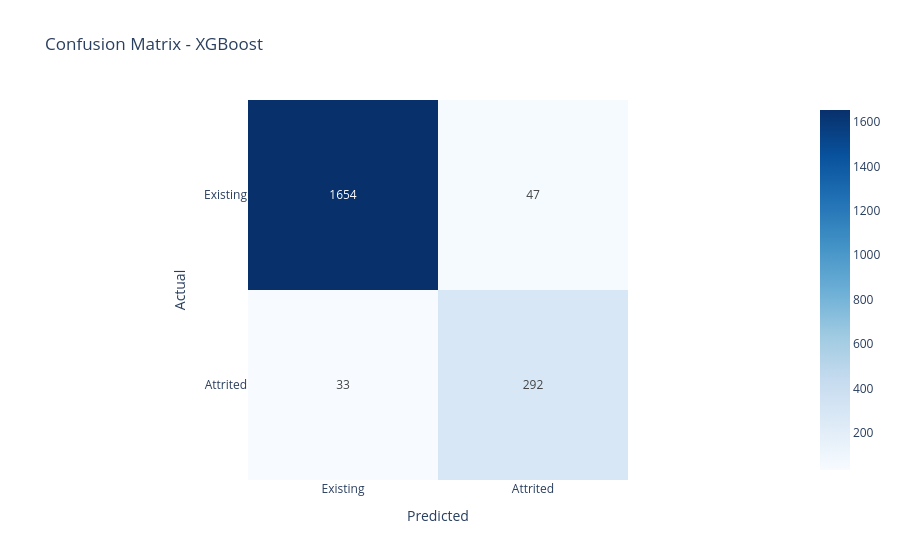

Notebook code for this chart:
### Code cell
best_model = models[best_model_name]
cm = confusion_matrix(y_test, best_model.predict(X_test))
fig = px.imshow(cm, text_auto=True, color_continuous_scale='Blues',
                labels=dict(x='Predicted', y='Actual'),
                x=['Existing','Attrited'], y=['Existing','Attrited'],
                template=TEMPLATE, title=f'Confusion Matrix - {best_model_name}')
fig.show()

### Figure 1 — Plotly figure (JSON) as saved in the notebook; plotly's stock layout.template omitted (floating-point values rounded to 4 significant figures)
{"data": [{"coloraxis": "coloraxis", "hovertemplate": "Predicted: %{x}<br>Actual: %{y}<br>color: %{z}<extra></extra>", "name": "0", "texttemplate": "%{z}", "type": "heatmap", "x": ["Existing", "Attrited"], "xaxis": "x", "y": ["Existing", "Attrited"], "yaxis": "y", "z": [[1654, 47], [33, 292]]}], "layout": {"coloraxis": {"autocolorscale": false, "colorscale": [[0.0, "rgb(247,251,255)"], [0.125, "rgb(222,235,247)"], [0.25, "rgb(198,219,239)"], [0.375, "rgb(158,202,225)"], [0.5, "rgb(107,174,214)"], [0.625, "rgb(66,146,198)"], [0.75, "rgb(33,113,181)"], [0.875, "rgb(8,81,156)"], [1.0, "rgb(8,48,107)"]]}, "title": {"text": "Confusion Matrix - XGBoost"}, "xaxis": {"anchor": "y", "constrain": "domain", "domain": [0.0, 1.0], "scaleanchor": "y", "title": {"text": "Predicted"}}, "yaxis": {"anchor": "x", "autorange": "reversed", "constrain": "domain", "domain": [0.0, 1.0], "title": {"text": "Actual"}}}}
